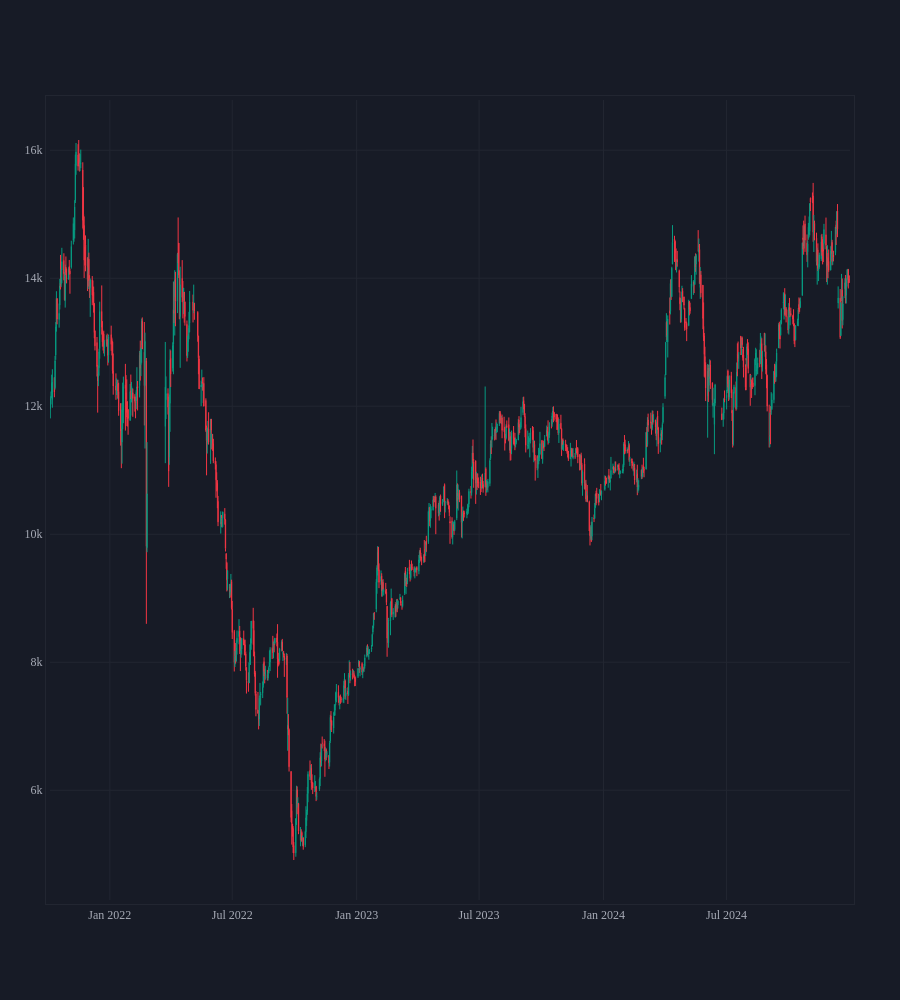

Notebook code cell kept with this figure:
### Code cell
mark_global_max, x, y = None, [], []
# mark_global_max = {'x': x, 'y': y}
mark_local_min, x, y = None, [], []
# mark_local_min = {'x': x, 'y': y}

draw_candlestick(df=df, timeframe=tf, theme="TV Mode", limit_to_day=None, mark_global_max=mark_global_max, mark_local_min=mark_local_min)

### Figure 1 — Plotly figure (JSON) as saved in the notebook; plotly's stock layout.template omitted (floating-point values rounded to 4 significant figures; data arrays with more than 128 entries replaced by an {"elided": "..."} marker saying what was removed)
{"data": [{"close": {"elided": "800 float values"}, "decreasing": {"line": {"color": "#f23644", "width": 1}}, "high": {"elided": "800 float values"}, "increasing": {"line": {"color": "#079a80", "width": 1}}, "low": {"elided": "800 float values"}, "open": {"elided": "800 float values"}, "type": "candlestick", "x": {"elided": "800 str values"}}], "layout": {"autosize": true, "font": {"color": "#a7abb6", "family": "Verdana", "size": 12}, "height": 1000, "margin": {"b": 100, "l": 50, "pad": 4, "r": 50, "t": 100}, "paper_bgcolor": "#171b26", "plot_bgcolor": "#171b26", "xaxis": {"gridcolor": "#222631", "linecolor": "#222631", "linewidth": 1, "mirror": true, "rangebreaks": [{"dvalue": 3600000, "values": []}], "rangeslider": {"visible": false}, "showline": true}, "yaxis": {"gridcolor": "#222631", "linecolor": "#222631", "linewidth": 1, "mirror": true, "showline": true}}}
